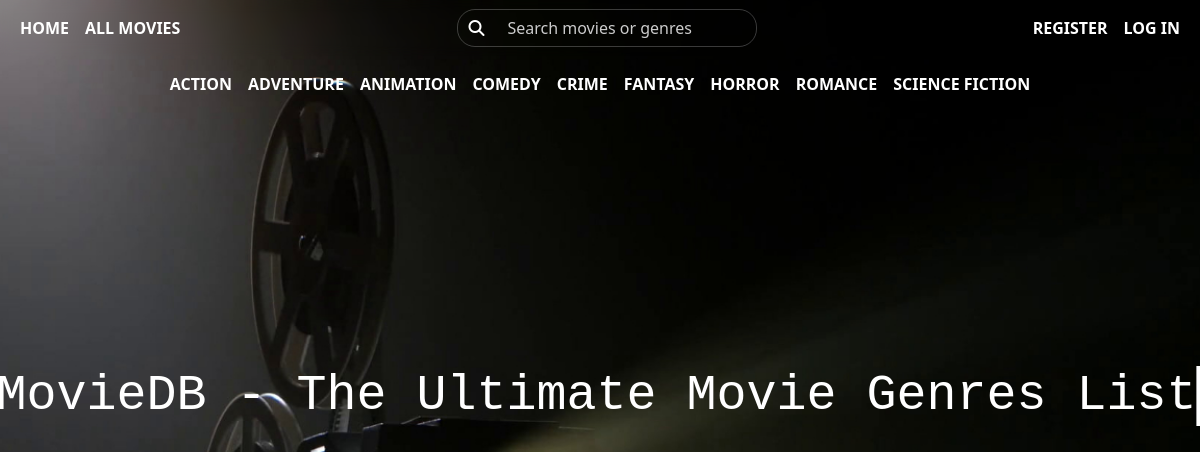
Page /MovieApp/ on the committed database.
### MovieApp/models.py (models this page shows, shortened)
class Genre(models.Model):
    genre_name = models.CharField(max_length=200)
    movies = models.ManyToManyField('Movie', related_name='genres')

### MovieApp/views.py (the view)
# urls.py: path('',views.GenreListView.as_view(), name='home'),
class GenreListView(View):
    def get(self, request, *args, **kwargs):
        genres = Genre.objects.all().order_by('genre_name')
        return render(request, 'MovieApp/index.html',{'genres':genres})

### MovieApp/templates/MovieApp/index.html (shortened to what this page needs)
{% extends 'MovieApp/base.html' %}
{% block content%}
<div class="content">
    <div class="text">
        <h1>MovieDB - The Ultimate Movie Genres List</h1>
    </div>
</div>
{% endblock %}

### MovieApp/templates/MovieApp/base.html (shortened to what this page needs)
{% load static %}
<!DOCTYPE html>
<html lang="en">
<head>
    <link href="https://cdn.jsdelivr.net/npm/bootstrap@5.3.3/dist/css/bootstrap.min.css" rel="stylesheet">
    <link rel="stylesheet" href="https://cdnjs.cloudflare.com/ajax/libs/font-awesome/6.5.1/css/all.min.css"/>
    <link rel="stylesheet" href="{% static 'css/movie_style.css' %}">
</head>
<body>
    <nav class="navbar navbar-expand-lg fixed-top navbar-transparent" id="navbar1">
        <div class="container-fluid">
            <ul class="navbar-nav me">
                <li class="nav-item">
                    <a class="nav-link" href="{% url 'home' %}">HOME</a>
                </li>
                <li class="nav-item">
                    <a class="nav-link" href="{% url 'movie_lst' %}">All Movies</a>
                </li>
            </ul>
            <div class="collapse navbar-collapse justify-content-center" id="navbarNav">
                <form class="d-flex search-icon-position" action="{% url 'search' %}" method="GET">
                    <div class="input-container">
                        <input type="text" class="form-control search-bar" name="query" placeholder="Search movies or genres" style="width: 300px; padding-left: 50px;">
                        <button class="btn btn-outline-light search-button" type="submit"><i class="fa-solid fa-magnifying-glass" style="color: #ffffff;"></i></button>
                    </div>
                </form>
            </div>
            <ul class="navbar-nav">
                {% if request.user.is_authenticated %}
                <li class="nav-item">
                    <a class="nav-link login">Welcome, {{ request.user.username }}</a>
                </li>
                <li class="nav-item">
                    <a class="nav-link" href="{% url 'signout' %}">Log Off</a>
                </li>
                {% else %}
                <li class="nav-item">
                    <a class="nav-link" href="{% url 'signup' %}">Register</a>
                </li>
                <li class="nav-item">
                    <a class="nav-link" href="{% url 'signin' %}">Log In</a>
                </li>
                {% endif %}
            </ul>
        </div>
    </nav>
    <nav class="navbar navbar-expand-lg" id="navbar2">
        <div class="container-fluid">
            <div class="collapse navbar-collapse justify-content-end" id="navbar2SupportedContent">
                <div class="collapse navbar-collapse justify-content-end" id="navbar2SupportedContent">
                    <ul class="navbar-nav mx-auto">
                        {% for genre in genres %}
                        <li class="nav-item">
                            <a class="nav-link" href="{% url 'genre_detail' genre.id %}">{{genre.genre_name}}</a>
                        </li>
                        {% endfor %}
                    </ul>
                </div>
            </div>
        </div>
    </nav>
    {% block content %}
    {% endblock %}
</body>
</html>

### static/css/movie_style.css (style rules this page uses)
body { background-color: #1f1f1f; color: #ffffff; }
.navbar { transition: background-color 0.3s ease, backdrop-filter 0.3s ease; }
.navbar-transparent { background: transparent; backdrop-filter: blur(6px); }
#navbar2 { margin-top: 56px; }
.navbar a { color: #fff; }
.nav-link { text-transform: uppercase; font-weight: 600; }
#navbar2 .nav-item, .nav-items { position: relative; }
#navbar2 .navbar-nav .nav-item::after { position: absolute; top: 45px; left: 50%; transform: translateX(-50%); width: 0; height: 3px; content: ''; background-color: #ad2a1a; transition: width 0.3s ease; }
.search-bar { background-color: transparent; border: 1px solid #ffffff3a; border-radius: 18px; color: white; }
.search-bar::placeholder { color: #ccc; }
.search-icon-position { position: relative; }
.search-button { position: absolute; top: 50%; transform: translateY(-50%); background: transparent; border: none; border-radius: 50%; color: white; }

### MovieApp/templates/MovieApp/index.html (style rules this page uses)
body { margin: 0; justify-content: center; background-image: url("/static/images/peakpx\ \(1\).jpg"); background-size: cover; background-position: center; background-attachment: fixed; }
.content { text-align: center; position: absolute; top: 50%; left: 50%; transform: translate(-50%, -50%); color: white; }
.content .text h1 { font-family: 'Courier New', Courier, monospace; font-size: 50px; white-space: nowrap; overflow: hidden; border-right: .15em solid white; animation: typing 4s steps(50, end), blink-caret 1s step-end infinite; }

### rows in the picture
Genre: genre_name "ACTION"
Genre: genre_name "ADVENTURE"
Genre: genre_name "ANIMATION"
Genre: genre_name "COMEDY"
Genre: genre_name "CRIME"
Genre: genre_name "FANTASY"
Genre: genre_name "HORROR"
Genre: genre_name "ROMANCE"
Genre: genre_name "SCIENCE FICTION"
